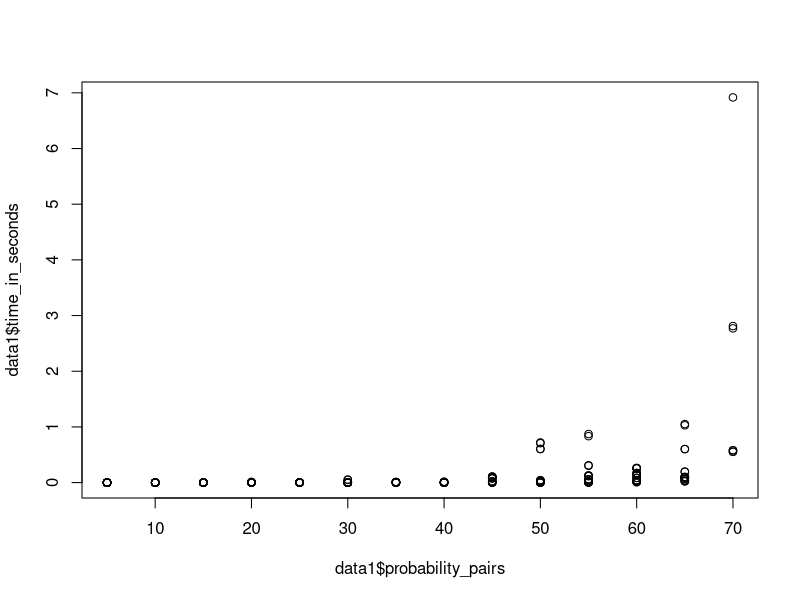

The R source for this figure:
data1 = read.table("results_code2.txt", header=TRUE)

data1$min_time_slots
data1$time_in_seconds


lm.out=lm(data1$time_in_seconds~data1$probability_pairs)
summar = summary(lm.out)
plot(data1$probability_pairs,data1$time_in_seconds)
